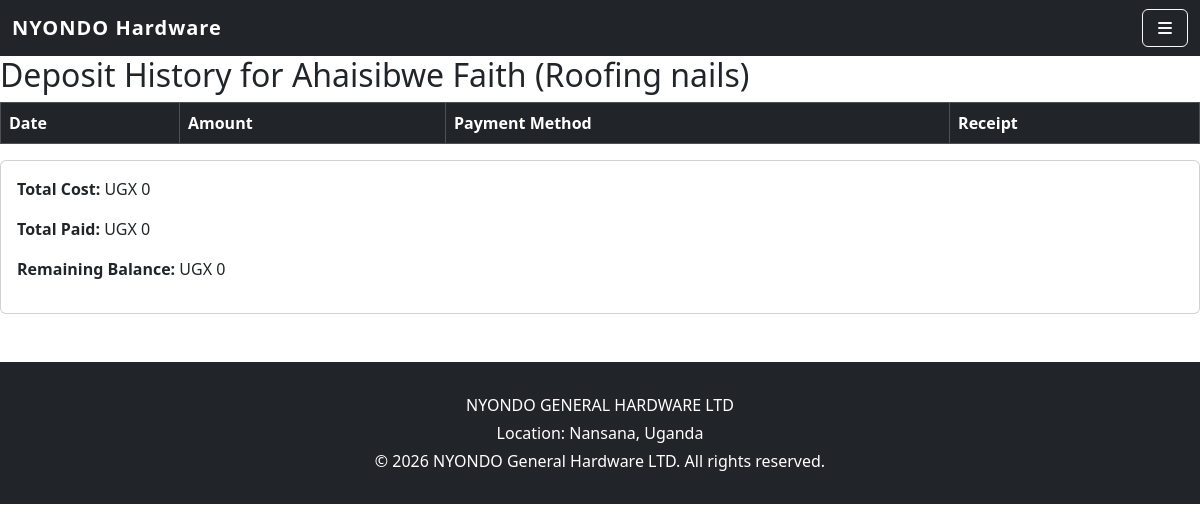
The page /deposits/Ahaisibwe Faith/Roofing nails/history/ on the database as committed earlier.
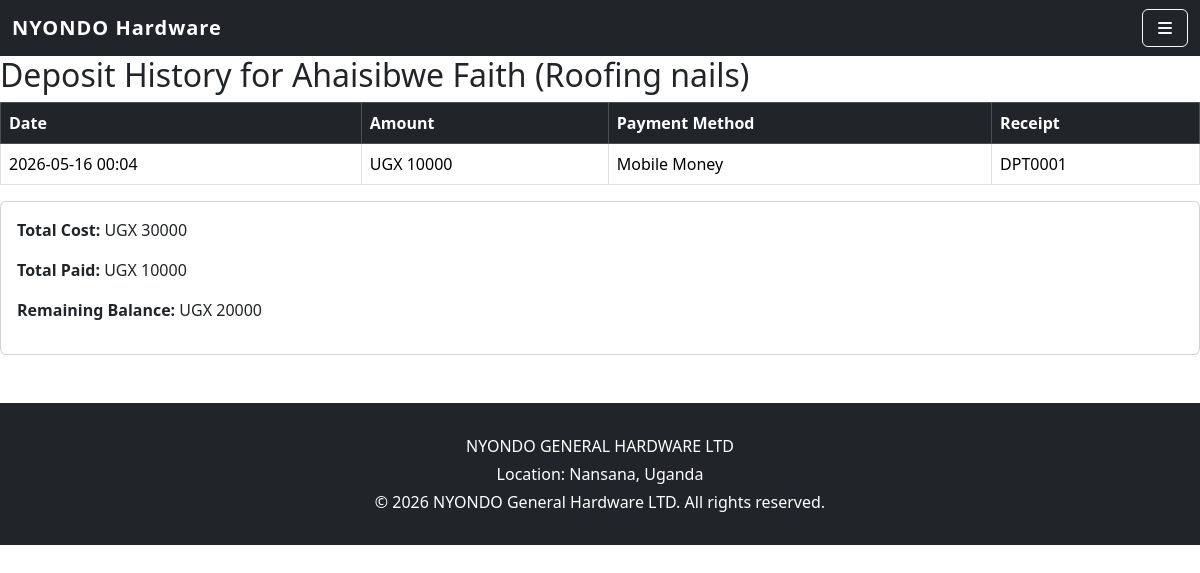
The same page on the database as committed later.
### dupapp/models.py (models this page shows, shortened)
class Deposit(models.Model):
    PAYMENT_METHODS = [
        ("Cash", "Cash"),
        ("Mobile Money", "Mobile Money"),
    ]
    customer_name = models.CharField(max_length=100)
    item_name = models.CharField(max_length=100)
    total_cost = models.DecimalField(max_digits=10, decimal_places=2)  # cost of item
    amount = models.DecimalField(max_digits=10, decimal_places=2)
    payment_method = models.CharField(max_length=20, choices=PAYMENT_METHODS)
    receipt_number = models.CharField(max_length=20, unique=True)
    date = models.DateTimeField(auto_now_add=True)

### dupapp/views.py (the view)
# urls.py: path("deposits/<str:customer_name>/<str:item_name>/history/", views.deposit_history, name="deposit_history"),
def deposit_history(request, customer_name, item_name):
    deposits = Deposit.objects.filter(customer_name=customer_name, item_name=item_name).order_by("date")
    total_paid = sum(d.amount for d in deposits)
    total_cost = deposits.first().total_cost if deposits.exists() else 0
    balance = total_cost - total_paid
    return render(request, "deposit_history.html", {
        "customer_name": customer_name,
        "item_name": item_name,
        "deposits": deposits,
        "total_paid": total_paid,
        "total_cost": total_cost,
        "balance": balance,
    })

### dupapp/templates/deposit_history.html
{% extends "base_sales.html" %}
{% block content %}
<h2>Deposit History for {{ customer_name }} ({{ item_name }})</h2>
<table class="table table-bordered">
  <thead class="table-dark">
    <tr><th>Date</th><th>Amount</th><th>Payment Method</th><th>Receipt</th></tr>
  </thead>
  <tbody>
    {% for deposit in deposits %}
      <tr>
        <td>{{ deposit.date|date:"Y-m-d H:i" }}</td>
        <td>UGX {{ deposit.amount|floatformat:0 }}</td>
        <td>{{ deposit.payment_method }}</td>
        <td>{{ deposit.receipt_number }}</td>
      </tr>
    {% endfor %}
  </tbody>
</table>
<div class="card p-3 mt-3">
  <p><strong>Total Cost:</strong> UGX {{ total_cost|floatformat:0 }}</p>
  <p><strong>Total Paid:</strong> UGX {{ total_paid|floatformat:0 }}</p>
  <p><strong>Remaining Balance:</strong> UGX {{ balance|floatformat:0 }}</p>
</div>
{% endblock %}

Rows that differ between the two databases and show on the page:
added Deposit: customer_name "Ahaisibwe Faith", item_name "Roofing nails", date "2026-05-16 00:04", amount "10000", payment_method "Mobile Money", receipt_number "DPT0001", total_cost "30000"
Other text that changed with them:
{{ total_paid|floatformat:0 }}: "0" → "10000"
{{ balance|floatformat:0 }}: "0" → "20000"
{{ customer_name }}: "Ahaisibwe Faith" → (not shown)
{{ item_name }}: "Roofing nails" → (not shown)
{{ total_cost|floatformat:0 }}: "0" → (not shown)
